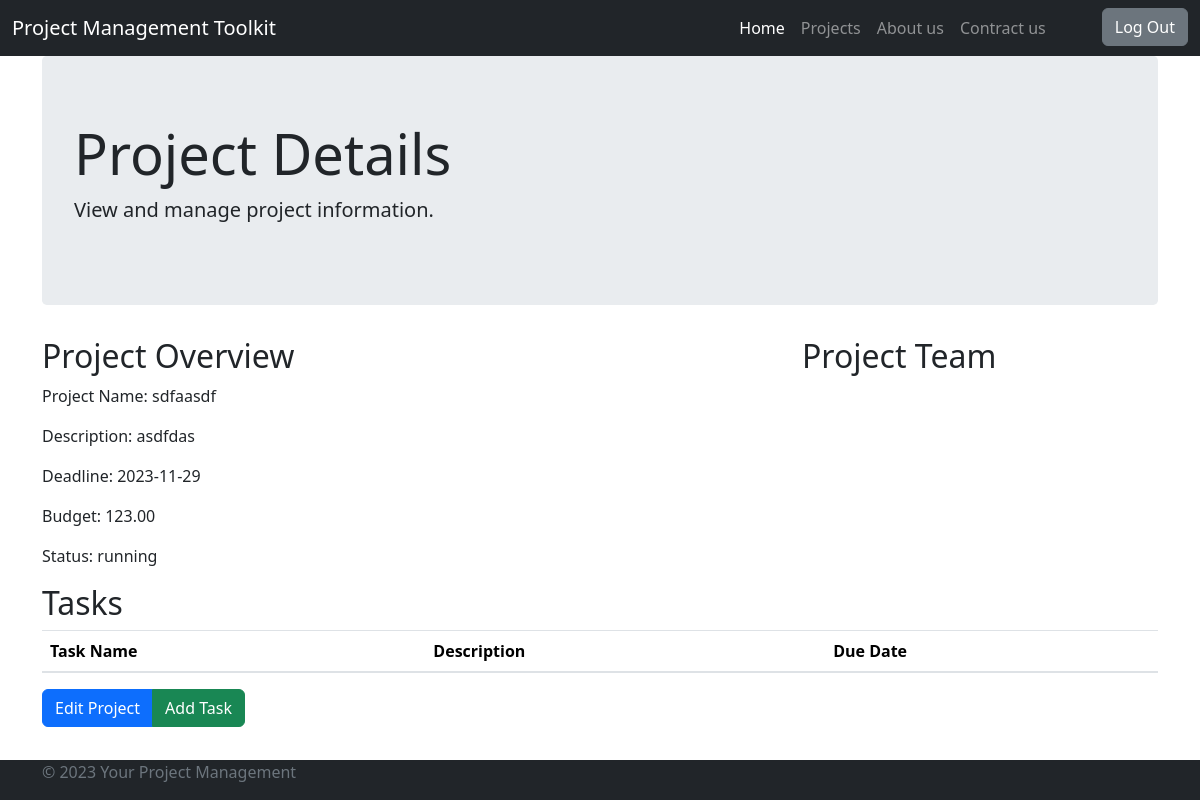
The app's page /project_details.php?id=4 (signed in), older data.
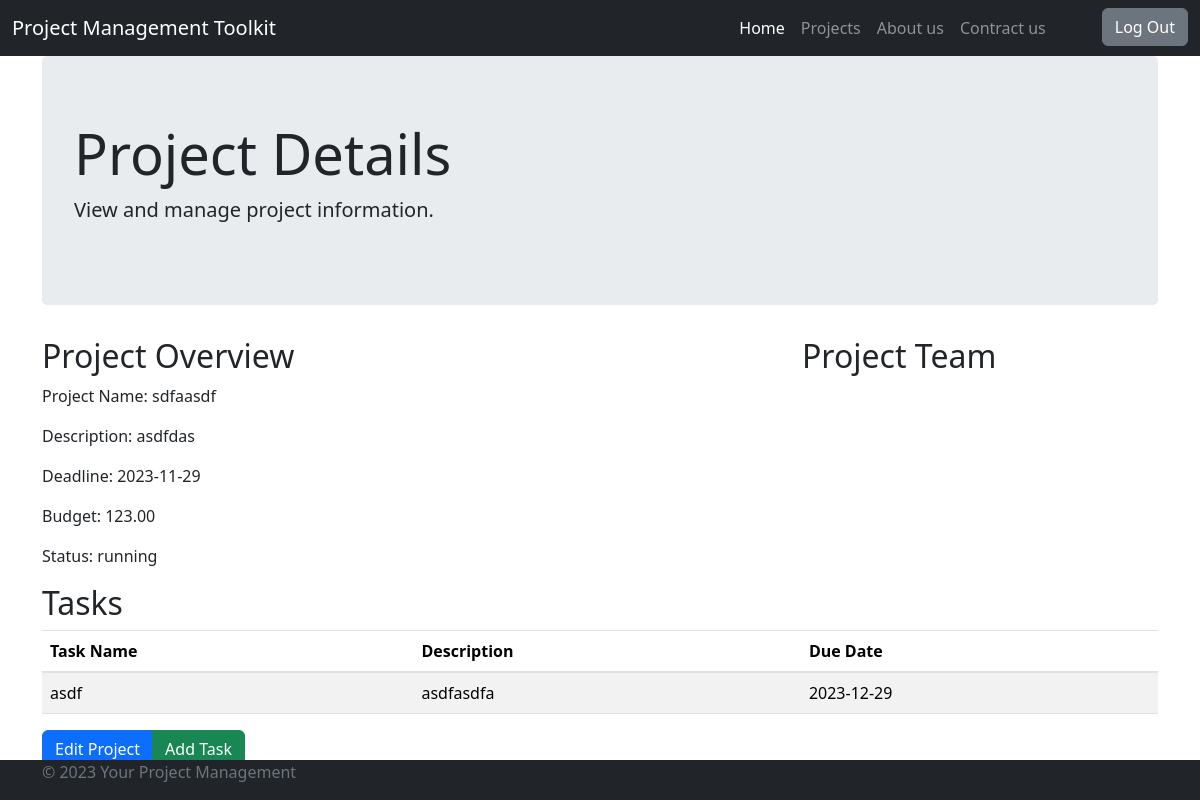
The same page, newer data.
### tables this page shows
CREATE TABLE `tasks` (
  `task_id` int(11) NOT NULL,
  `task_name` text NOT NULL,
  `project_id` int(11) DEFAULT NULL,
  `description` text NOT NULL,
  `assignee_id` int(11) DEFAULT NULL,
  `task_deadline` date DEFAULT NULL
);

### project_details.php (the view, shortened to what this page needs)
<?php
    include("includes/header.php");
    $projectId = isset($_GET['id']) ? $_GET['id'] : null;
    $projectSql = "SELECT * FROM projects WHERE project_id = $projectId";
    $projectResult = mysqli_query($conn, $projectSql);
    if ($projectResult) {
        $projectData = mysqli_fetch_assoc($projectResult);
    } else {
        die("Error fetching project details: " . mysqli_error($conn));
    }
    $taskSql = "SELECT * FROM tasks WHERE project_id = $projectId";
    $taskResult = mysqli_query($conn, $taskSql);
    if ($taskResult) {
        $tasks = array();
        while ($row = mysqli_fetch_assoc($taskResult)) {
            $tasks[] = $row;
        }
    } else {
        die("Error fetching tasks: " . mysqli_error($conn));
    }
?>
<div class="container">
    <div class="jumbotron">
        <h1 class="display-4">Project Details</h1>
        <p class="lead">View and manage project information.</p>
    </div>
    <div class="row">
        <div class="col-md-8">
            <h2>Project Overview</h2>
            <p>Project Name: <span id="project-name"><?php echo $projectData['name']; ?></span></p>
            <p>Description: <span id="project-description"><?php echo $projectData['description']; ?></span></p>
            <p>Deadline: <span id="project-deadline"><?php echo $projectData['deadline']; ?></span></p>
            <p>Budget: <span id="project-budget"><?php echo $projectData['budget']; ?></span></p>
            <p>Status: <span id="project-status"><?php echo $projectData['status']; ?></span></p>
        </div>
        <div class="col-md-4">
            <h2>Project Team</h2>
        </div>
    </div>
    <h2>Tasks</h2>
    <table class="table table-striped">
        <thead>
            <tr>
                <th>Task Name</th>
                <th>Description</th>
                <th>Due Date</th>
            </tr>
        </thead>
        <tbody id="task-list">
            <?php foreach ($tasks as $task) : ?>
                <tr>
                    <td><?php echo $task['task_name']; ?></td>
                    <td><?php echo $task['description']; ?></td>
                    <td><?php echo $task['task_deadline']; ?></td>
                </tr>
            <?php endforeach; ?>
        </tbody>
    </table>
    <div class="btn-group">
        <a href="#" class="btn btn-primary">Edit Project</a>
        <a href="create_task.php" class="btn btn-success">Add Task</a>
    </div>
</div>
<?php
    include("includes/footer.php");
?>

Row changes from the older to the newer data that the page shows:
added tasks: task_name "asdf", description "asdfasdfa", task_deadline "2023-12-29"
